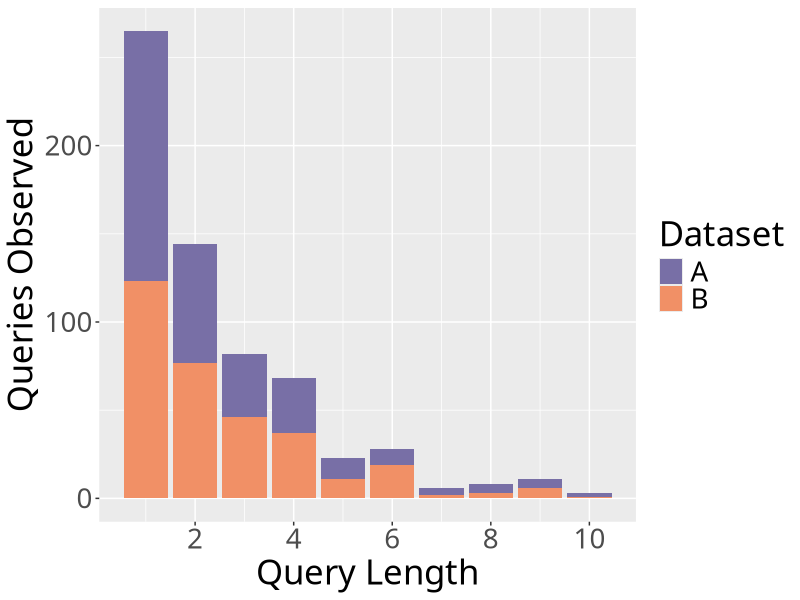

Recreate this plot in R. (Note: this script raises an error after producing the figure.)
library(ggplot2);
library(Cairo);

fancy_scientific <- function(l) {
     # turn in to character string in scientific notation
     l <- format(l, scientific = TRUE)
     l <- gsub("0e\\+00","0",l)
     # quote the part before the exponent to keep all the digits
     l <- gsub("^(.*)e", "'\\1'e", l)
     l <- gsub("e\\+","e",l)
     # turn the 'e+' into plotmath format
     l <- gsub("e", "%*%10^", l)
     l <- gsub("\\'1[\\.0]*\\'\\%\\*\\%", "", l)
     # return this as an expression
     parse(text=l)
}

#HEADER
#querylength,count,dataset

# 1. Read data
data <- read.csv(file="barplot.csv",sep=",",header=TRUE);

# 2. Plot the data. Our x will be the querylength, y the count
plot <- ggplot(data, aes(x=querylength, y=count, group=dataset, fill=dataset))

# 3. Draws the bargraph. stat="identity" tells ggplot that we made calculated
# the counts ourselves, so it does not need to
plot <- plot + geom_bar(stat="identity")

# 4. Fill in axis labels. We will use an italic k here
plot <- plot + scale_x_continuous("Query Length", breaks=c(2,4,6,8,10))
plot <- plot + scale_y_continuous("Queries Observed")

# 5. Make sure we are using the same text type as the paper we are writing
plot <- plot + theme(text = element_text(family = "Linux Libertine O", size=25))

# 6. Set the colours for the boxes we made manually
plot <- plot + scale_fill_manual("Dataset", values=c("A" = "#786fa6", 
                                                     "B" = "#f19066"))

# 7. Move the legend if desired. Can have both positions such as "left", "right"
# or x/y coordinates
# Example 1:
#plot <- plot + theme(legend.position="bottom")

# Example 2:
#plot <- plot + theme(legend.position=c(0.2,0.8))

# Save the PDF
ggsave(plot,file="mbarplot-stack.pdf",width=9,height=7, device=cairo_pdf)
embedFonts("mbarplot-stack.pdf",options='-c ".setpdfwrite <</NeverEmbed [ ]>> setdistillerparams" -dSubsetFonts=true -dCompressFonts=true -dCompatibilityLevel=1.4')
